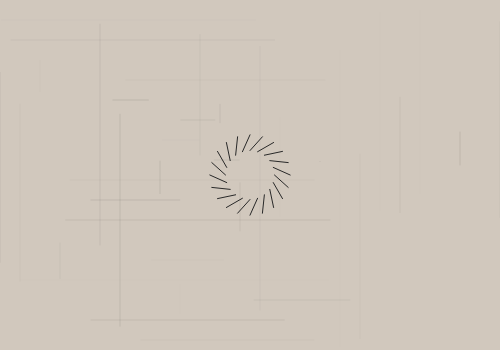
Frame 1 (no input)
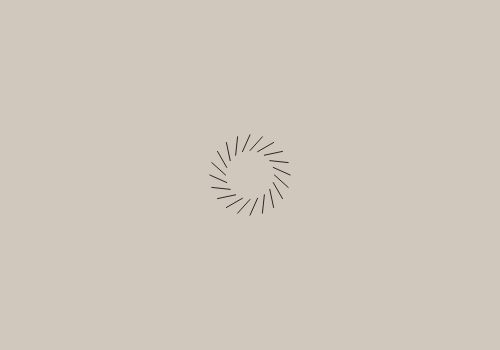
Frame 2 (the mouse pressed at the canvas centre, redrawn once)

The p5.js sketch that drew these frames (run headless with seeded random() and noise() and a simulated clock; the mouse was pressed at the canvas centre and the sketch redrawn once):

// p5.js sketch
// ── sketch.js
//References: https://jbakse.github.io/livecode_19_sketchbook/sketchbook/sketchbook.html?sketch=/cf_challenges/03_noise/group_challenge_circle.js&

//establish variables
let x1=0;
let x2=0;
let y1=0;
let y2=0;
let canvasWidth=500;
let canvasHeight=350;
let t=0;

//set up canvas
window.setup = function () {
  createCanvas(canvasWidth, canvasHeight);
  frameRate(60);
};

window.draw = function () {
  background(200);
  stroke(211);
  strokeWeight(4);
  circle_1();
  vertical_lines();
  horizontal_lines();

};

//draw circle
function circle_1() {
  background(209,200,189);
  stroke(40);
  strokeWeight(1);
  const steps = 20;
  const centerX = width / 2;
  const centerY = height / 2;
  const radius = 60;
  const finalStep=map(millis(),0,10,0,steps,true);
  
  for (let step = 1; step <= finalStep; step++) {
    const a1 = map(step - 1, 0, steps, 0, 2 * PI);
    const a2 = map(step, 0, steps, 0, 2 * PI);
    const x1 = centerX + sin(a1) * radius*noise(t*frameCount);
    const x2 = centerX + sin(a2) * radius*noise(t+1);
    const y1 = centerY + cos(a1) * radius*noise(t);
    const y2 = centerY + cos(a2) * radius*noise(t+1);
    line(x1, y1, x2, y2);
  }
}

//draw vertical lines
function vertical_lines(){
    for (s=0;s<30;s++){
  stroke(0);
  strokeWeight(random(0.1))
  noLoop();
  line(x1,random(0,canvasHeight),x2,random(0,canvasHeight));
  x1+=20;
  x2+=20;
  } 
 
}

//draw horizontal lines
function horizontal_lines(){
      for (s=0;s<30;s++){
  stroke(0);
  strokeWeight(random(0.1))
  noLoop();
  line(random(0,canvasHeight),y1,random(0,canvasHeight),y2);
  y1+=20;
  y2+=20;
  } 
   
}
